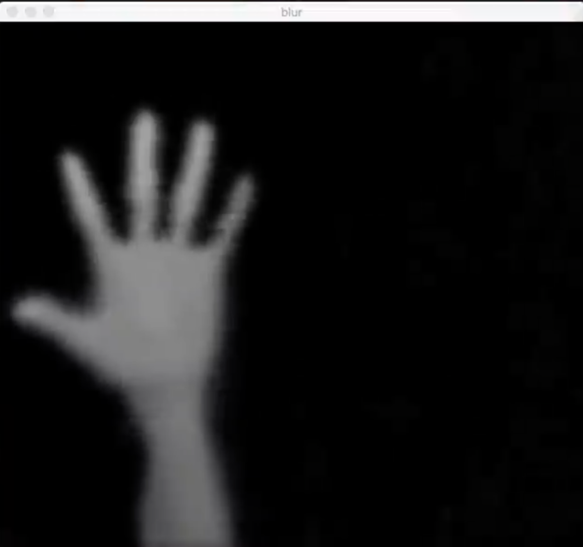
#> input picture New folder/Fingers-Detection-using-OpenCV-and-Python-master/material/-1474508640877.png, 583 x 547 px, given in place of the camera
$ python mosaic1.py
#> lines starting #> are read from the running program, lines starting #| are printed output that depends on the picture; after the words box and inside, x2 and y2 are one past the last pixel; in counts of white or black regions, pixels touching at a corner belong together
import cv2
import numpy as np

def run_grabcut(img_orig, rect_final):
    mask = np.zeros(img_orig.shape[:2],np.uint8)
    x,y,w,h = rect_final
    mask[y:y+h, x:x+w] = 1
    #print mask

    bgdModel = np.zeros((1,65),np.float64)
    fgdModel = np.zeros((1,65),np.float64)

    cv2.grabCut(img_orig,mask,rect_final,bgdModel,fgdModel,5,cv2.GC_INIT_WITH_RECT)
    #cv2.imshow('Output1', img_orig)
    mask2 = np.where((mask==2)|(mask==0),0,1).astype('uint8')
    img_orig = img_orig*mask2[:,:,np.newaxis]

    cv2.imshow('Output', img_orig)


camera = cv2.VideoCapture(0)
flag=0
while True:
        flag+=1
        grabbed, frame = camera.read()
#> frame is the input picture: shape (547, 583, 3); mean B, G, R 26.8, 26.5, 26.6
        grey = cv2.cvtColor(frame, cv2.COLOR_BGR2GRAY)
        value = (35, 35)
        blurred = cv2.GaussianBlur(grey, value, 0)
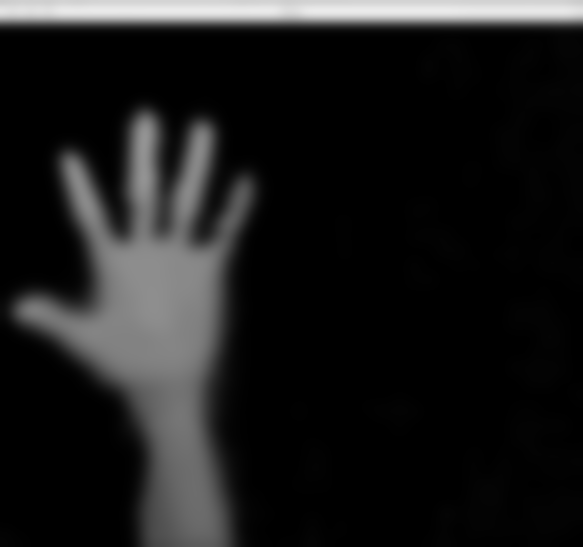
#> blurred: shape (547, 583); min 0, max 235, mean 26.7
        shape=frame.shape[:2]
#> shape = (547, 583)
        if flag<=1111:
            cv2.rectangle(frame,(300,300),(100,100),(0,255,0),2)
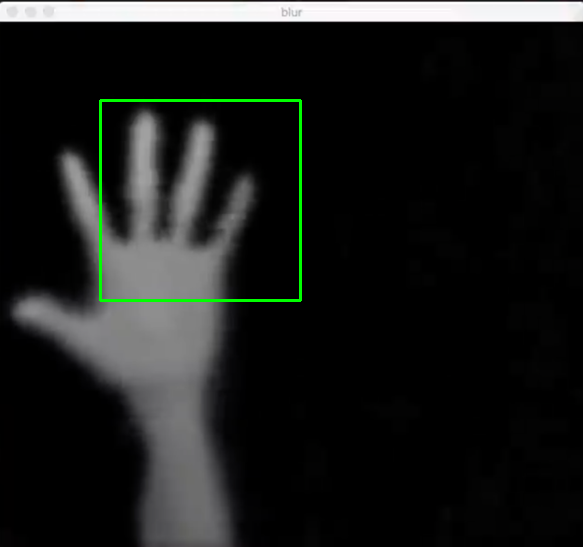
#> frame: shape (547, 583, 3); 0.75% of pixels changed, all inside (x1, y1, x2, y2) = (99, 99, 302, 302)
        rect_final=(100,100,200,200)
        #run_grabcut(blurred, rect_final)

        cv2.imshow('Input', frame)
        c = cv2.waitKey(1)
#> (key Esc is pressed here)
        if c == 27:
            break

cv2.destroyAllWindows()

$ run again, on New folder/Fingers-Detection-using-OpenCV-and-Python-master/material/-1474508814843.png
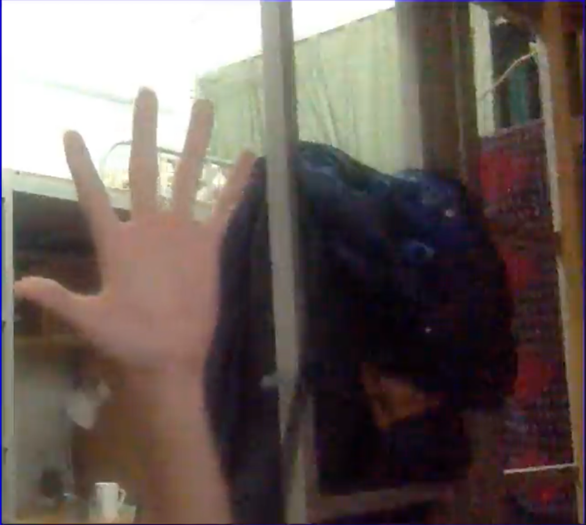
#> input picture New folder/Fingers-Detection-using-OpenCV-and-Python-master/material/-1474508814843.png, 586 x 525 px, given in place of the camera
#> frame is the input picture: shape (525, 586, 3); mean B, G, R 89.9, 94.6, 106.5
#> `blurred = cv2.GaussianBlur(grey, value, 0)`:
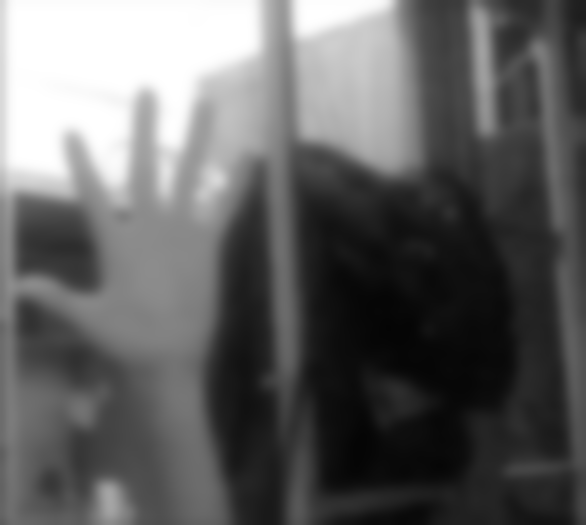
#> blurred: shape (525, 586); min 4, max 255, mean 97.8
#> `cv2.rectangle(frame,(300,300),(100,100),(0,255,0),2)`:
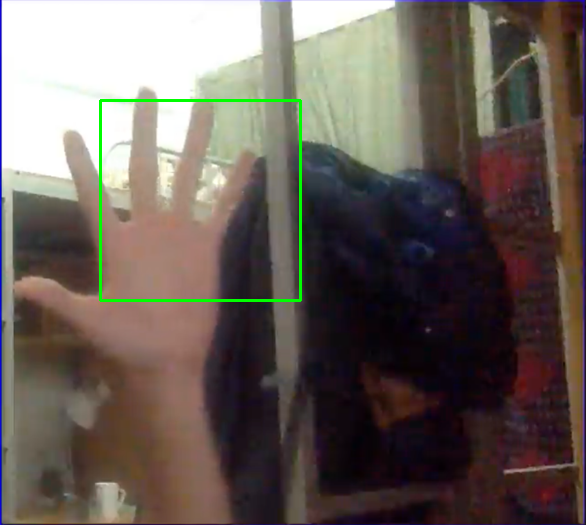
#> frame: shape (525, 586, 3); 0.78% of pixels changed, all inside (x1, y1, x2, y2) = (99, 99, 302, 302)
